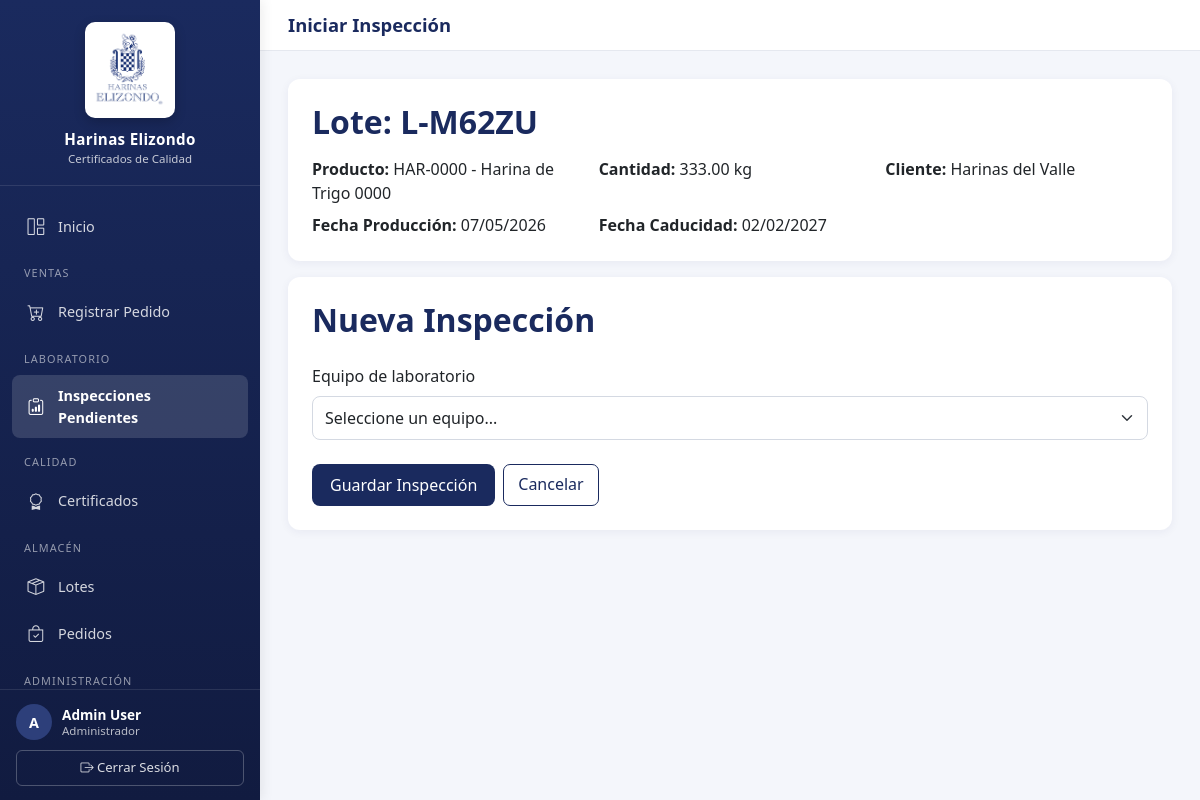
Page /laboratorio/lote/2/iniciar/ (signed in) on the committed database.
### certificados/models.py (models this page shows, shortened)
class Usuario(AbstractBaseUser, PermissionsMixin):
    ROLES = (
        ("lab", "Laboratorio"),
        ("aseguramineto calidad", "Aseguramiento Calidad"),
        ("control calidad", "Control calidad"),
        ("planta", "Planta"),
        ("operaciones", "Operaciones"),
        ("admin", "Administrador"),
    )
    nombre = models.CharField(max_length=120)
    correo = models.EmailField(max_length=120, unique=True)
    rol = models.CharField(max_length=30, choices=ROLES)
    is_active = models.BooleanField(default=True)
    is_staff = models.BooleanField(default=False)
    objects = UsuarioManager()
    USERNAME_FIELD = "correo"
    REQUIRED_FIELDS = ["nombre", "rol"]

class Lote(models.Model):
    pedido = models.ForeignKey(
        Pedido,
        on_delete=models.CASCADE,
        blank=True,
        null=True,
        related_name="lotes"
    )
    codigo_lote = models.CharField(max_length=50, default="L-TEMP")
    secuencia = models.CharField(max_length=1, default="A")
    producto = models.ForeignKey(
        Producto,
        on_delete=models.CASCADE,
        blank=True,
        null=True
    )
    cantidad = models.DecimalField(
        max_digits=10,
        decimal_places=2,
        blank=True,
        null=True
    )
    fecha_produccion = models.DateField(
        auto_now_add=True,
        blank=True,
        null=True
    )
    fecha_caducidad = models.DateField(
        blank=True,
        null=True
    )
    activo = models.BooleanField(default=True)

class Producto(models.Model):
    codigo = models.CharField(max_length=30, unique=True)
    nombre = models.CharField(max_length=150)
    descripcion = models.TextField(blank=True)
    activo = models.BooleanField(default=True)
    fecha_alta = models.DateTimeField(auto_now_add=True)
    def __str__(self):
        return f"{self.codigo} - {self.nombre}"

class Pedido(models.Model):
    ESTADOS = (
        ("pendiente", "Pendiente"),
        ("aceptado", "Aceptado"),
        ("rechazado", "Rechazado"),
        ("despachado", "Despachado"),
    )
    cliente = models.ForeignKey(Cliente, on_delete=models.CASCADE)
    producto = models.ForeignKey(
        Producto,
        on_delete=models.CASCADE,
        blank=True,
        null=True
    )
    cantidad = models.DecimalField(max_digits=10, decimal_places=2)
    fecha_pedido = models.DateTimeField(default=timezone.now)
    estado = models.CharField(max_length=20, choices=ESTADOS, default="pendiente")
    class Meta:
        indexes = [
            models.Index(fields=["cliente", "fecha_pedido"]),
        ]

class Cliente(models.Model):
    nombre = models.CharField(max_length=255)
    rfc = models.CharField(max_length=13, unique=True)
    direccion_fiscal_calle = models.CharField(max_length=150, blank=True, null=True)
    direccion_fiscal_numero = models.CharField(max_length=50, blank=True, null=True)
    direccion_fiscal_interior = models.CharField(max_length=50, blank=True, null=True)
    direccion_fiscal_colonia = models.CharField(max_length=100, blank=True, null=True)
    direccion_fiscal_codigo_postal = models.CharField(max_length=5, blank=True, null=True)
    direccion_fiscal_ciudad = models.CharField(max_length=100, blank=True, null=True)
    direccion_fiscal_estado = models.CharField(max_length=100, blank=True, null=True)
    direccion_entrega_calle = models.CharField(max_length=150, blank=True, null=True)
    direccion_entrega_numero = models.CharField(max_length=50, blank=True, null=True)
    direccion_entrega_interior = models.CharField(max_length=50, blank=True, null=True)
    direccion_entrega_colonia = models.CharField(max_length=100, blank=True, null=True)
    direccion_entrega_codigo_postal = models.CharField(max_length=5, blank=True, null=True)
    direccion_entrega_ciudad = models.CharField(max_length=100, blank=True, null=True)
    direccion_entrega_estado = models.CharField(max_length=100, blank=True, null=True)
    direccion_entrega_misma = models.BooleanField(default=True, help_text="Usar la misma dirección fiscal para entrega")
    contacto = models.CharField(max_length=100)
    correo_contacto = models.EmailField()
    requiere_certificado = models.BooleanField(default=True)
    clave_doc_especificaciones = models.CharField(
        max_length=80,
        blank=True,
        null=True,
        help_text="Clave del documento de especificaciones del cliente.",
    )
    activo = models.BooleanField(default=True)
    causa_baja = models.CharField(max_length=255, blank=True, null=True)
    fecha_baja = models.DateTimeField(blank=True, null=True)
    fecha_alta = models.DateTimeField(auto_now_add=True)

### certificados/views.py (the view, shortened to what this page needs)
# urls.py: path('laboratorio/lote/<int:lote_id>/iniciar/', views.IniciarInspeccionFromLoteView.as_view(), name='iniciar_inspeccion'),
class IniciarInspeccionFromLoteView(LoginRequiredMixin, RoleRequiredMixin, View):
    allowed_roles = ["lab"]
    def get(self, request, lote_id):
        lote = get_object_or_404(Lote, id=lote_id)
        equipos = Equipo.objects.filter(activo=True)
        parametros = Parametro.objects.filter(activo=True)
        cliente = None
        overrides = {}
        if lote.pedido and lote.pedido.cliente:
            cliente = lote.pedido.cliente
            for pc in cliente.parametros_cliente.filter(activo=True):
                overrides[pc.parametro_id] = (pc.ref_min, pc.ref_max)
        count = Inspeccion.objects.filter(lote=lote).count()
        letra = string.ascii_uppercase[count] if count < 26 else "Z"
        lote_id_short = lote.codigo_lote.replace("L-", "") if lote.codigo_lote else str(lote.id)
        inspeccion_clave = f"{letra}-{lote_id_short}"
        return render(request, "certificados/iniciar_inspeccion.html", {
            "lote": lote,
            "cliente": cliente,
            "equipos": equipos,
            "parametros": parametros,
            "parametros_global": parametros.filter(equipo__isnull=True),
            "parametros_alveograma": parametros.filter(equipo__tipo='alveografo'),
            "parametros_farinograma": parametros.filter(equipo__tipo='farinografo'),
            "inspeccion_clave": inspeccion_clave,
            "param_ref_overrides": overrides,
        })

### certificados/views.py (called while the page is built)
    def test_func(self):
        return self.request.user.is_authenticated and (
            self.request.user.rol in self.allowed_roles
            or self.request.user.rol == "admin"
        )

### certificados/templates/certificados/iniciar_inspeccion.html (shortened to what this page needs)
{% extends "base.html" %}
{% load custom_filters %}
{% block page_title %}Iniciar Inspección{% endblock %}
{% block content %}
<div class="card mb-3">
    <div class="card-body p-4">
        <h2 class="card-title mb-3">Lote: {{ lote.codigo_lote }}</h2>
        <div class="row">
            <div class="col-md-4"><strong>Producto:</strong> {{ lote.producto }}</div>
            <div class="col-md-4"><strong>Cantidad:</strong> {{ lote.cantidad }} kg</div>
            <div class="col-md-4"><strong>Cliente:</strong> {% if lote.pedido %}{{ lote.pedido.cliente.nombre }}{% else %}—{% endif %}</div>
            <div class="col-md-4 mt-2"><strong>Fecha Producción:</strong> {% if lote.fecha_produccion %}{{ lote.fecha_produccion|date:"d/m/Y" }}{% else %}—{% endif %}</div>
            <div class="col-md-4 mt-2"><strong>Fecha Caducidad:</strong> {% if lote.fecha_caducidad %}{{ lote.fecha_caducidad|date:"d/m/Y" }}{% else %}—{% endif %}</div>
        </div>
    </div>
</div>
<div class="card">
    <div class="card-body p-4">
        <h2 class="card-title mb-4">Nueva Inspección</h2>
        <form method="post" id="inspeccionForm">
            <div class="mb-4">
                <label for="equipo" class="form-label">Equipo de laboratorio</label>
                <select name="equipo" id="equipo" class="form-select" required onchange="toggleParametros()">
                    <option value="">Seleccione un equipo...</option>
                </select>
            </div>
            <div class="d-flex gap-2 mt-4">
                <button type="submit" class="btn-brand">Guardar Inspección</button>
                <a href="{% url 'iniciar_inspeccion_pendientes' %}" class="btn-brand-outline">Cancelar</a>
            </div>
        </form>
    </div>
</div>
{% endblock %}

### certificados/templates/base.html (shortened to what this page needs)
{% load static %}
<!DOCTYPE html>
<html lang="es">
<head>
    <link rel="stylesheet" href="https://cdn.jsdelivr.net/npm/bootstrap@5.3.0/dist/css/bootstrap.min.css">
    <link rel="stylesheet" href="https://cdn.jsdelivr.net/npm/bootstrap-icons@1.11.1/font/bootstrap-icons.css">
</head>
<body>
    <aside class="sidebar" id="sidebar">
        <div class="sidebar-header">
            <img src="{% static 'img/logo.webp' %}" alt="Harinas Elizondo">
            <h1>Harinas Elizondo</h1>
            <p>Certificados de Calidad</p>
        </div>
        <nav class="sidebar-nav">
            <a href="{% url 'home' %}" class="{% if request.resolver_match.url_name == 'home' %}active{% endif %}">
                <i class="bi bi-grid-1x2"></i> Inicio
            </a>
            {% if user.rol == 'ventas' or user.rol == 'admin' %}
            <div class="nav-section">Ventas</div>
            <a href="{% url 'registro_pedido' %}" class="{% if request.resolver_match.url_name == 'registro_pedido' %}active{% endif %}">
                <i class="bi bi-cart-plus"></i> Registrar Pedido
            </a>
            {% endif %}
            {% if user.rol == 'lab' or user.rol == 'admin' %}
            <div class="nav-section">Laboratorio</div>
            <a href="{% url 'iniciar_inspeccion_pendientes' %}" class="{% if request.resolver_match.url_name == 'iniciar_inspeccion_pendientes' or request.resolver_match.url_name == 'iniciar_inspeccion' or request.resolver_match.url_name == 'registro_resultados' or request.resolver_match.url_name == 'nueva_inspeccion' %}active{% endif %}">
                <i class="bi bi-clipboard-data"></i> Inspecciones Pendientes
            </a>
            {% endif %}
            {% if user.rol == 'calidad' or user.rol == 'admin' or user.rol == 'consulta' %}
            <div class="nav-section">Calidad</div>
            <a href="{% url 'certificados_list' %}" class="">
                <i class="bi bi-award"></i> Certificados
            </a>
            {% endif %}
            {% if user.rol == 'almacen' or user.rol == 'admin' %}
            <div class="nav-section">Almacén</div>
            <a href="{% url 'lote_list' %}" class="{% if request.resolver_match.url_name == 'lote_list' or request.resolver_match.url_name == 'lote_create' %}active{% endif %}">
                <i class="bi bi-box-seam"></i> Lotes
            </a>
            <a href="{% url 'pendientes_despacho' %}" class="{% if request.resolver_match.url_name == 'pendientes_despacho' or request.resolver_match.url_name == 'registrar_despacho' %}active{% endif %}">
                <i class="bi bi-bag-check"></i> Pedidos
            </a>
            {% endif %}
            {% if user.rol == 'admin' %}
            <div class="nav-section">Administración</div>
            {% endif %}
        </nav>
        <div class="sidebar-footer">
            {% if user.is_authenticated %}
            <div class="user-badge">
                <div class="user-avatar">{{ user.nombre|slice:":1"|upper }}</div>
                <div class="user-info">
                    <div class="name">{{ user.nombre }}</div>
                    <div class="role">{{ user.get_rol_display }}</div>
                </div>
            </div>
            <form method="post" action="{% url 'logout' %}">
                <button type="submit" class="logout-btn">
                    <i class="bi bi-box-arrow-right"></i> Cerrar Sesión
                </button>
            </form>
            {% endif %}
        </div>
    </aside>
    <div class="main-wrapper">
        <header class="topbar">
            <h1>{% block page_title %}Sistema de Certificados{% endblock %}</h1>
        </header>
        <main class="content">
            {% block content %}{% endblock %}
        </main>
    </div>
</body>
</html>

### certificados/templates/base.html (style rules this page uses)
:root { --brand-navy: #1a2a5e; --brand-navy-dark: #111b40; --brand-navy-light: #2d3f7a; --sidebar-width: 260px; --bg-soft: #f4f6fb; }
* { box-sizing: border-box; }
html, body { height: 100%; margin: 0; }
body { font-family: 'Segoe UI', Tahoma, sans-serif; background: var(--bg-soft); color: #2a2f3a; }
.sidebar { position: fixed; top: 0; left: 0; bottom: 0; width: var(--sidebar-width); background: linear-gradient(180deg, var(--brand-navy) 0%, var(--brand-navy-dark) 100%); color: #fff; display: flex; flex-direction: column; box-shadow: 2px 0 12px rgba(0,0,0,0.08); z-index: 1030; transition: transform 0.25s ease; }
.sidebar-header { padding: 22px 20px 18px; text-align: center; border-bottom: 1px solid rgba(255,255,255,0.1); }
.sidebar-header img { max-width: 90px; height: auto; background: #fff; padding: 8px; border-radius: 10px; box-shadow: 0 4px 12px rgba(0,0,0,0.2); }
.sidebar-header h1 { font-size: 0.95rem; margin: 12px 0 2px; font-weight: 600; letter-spacing: 0.3px; }
.sidebar-header p { margin: 0; font-size: 0.72rem; opacity: 0.75; }
.sidebar-nav { flex: 1; padding: 16px 12px; overflow-y: auto; }
.sidebar-nav .nav-section { font-size: 0.68rem; text-transform: uppercase; letter-spacing: 0.1em; opacity: 0.55; padding: 14px 12px 6px; }
.sidebar-nav a { display: flex; align-items: center; gap: 12px; padding: 10px 14px; margin: 2px 0; color: rgba(255,255,255,0.82); text-decoration: none; border-radius: 8px; font-size: 0.9rem; transition: all 0.15s ease; }
.sidebar-nav a.active { background: rgba(255,255,255,0.14); color: #fff; font-weight: 600; }
.sidebar-nav a i { font-size: 1.05rem; width: 20px; text-align: center; }
.sidebar-footer { padding: 14px 16px; border-top: 1px solid rgba(255,255,255,0.1); font-size: 0.85rem; }
.user-badge { display: flex; align-items: center; gap: 10px; margin-bottom: 10px; }
.user-avatar { width: 36px; height: 36px; border-radius: 50%; background: var(--brand-navy-light); display: flex; align-items: center; justify-content: center; font-weight: 600; font-size: 0.9rem; }
.user-info { line-height: 1.2; min-width: 0; }
.user-info .name { font-weight: 600; font-size: 0.85rem; white-space: nowrap; overflow: hidden; text-overflow: ellipsis; }
.user-info .role { font-size: 0.72rem; opacity: 0.7; text-transform: capitalize; }
.logout-btn { width: 100%; background: transparent; color: rgba(255,255,255,0.85); border: 1px solid rgba(255,255,255,0.25); padding: 7px; border-radius: 6px; font-size: 0.82rem; cursor: pointer; transition: all 0.15s ease; }
.main-wrapper { margin-left: var(--sidebar-width); min-height: 100vh; }
.topbar { background: #fff; padding: 14px 28px; border-bottom: 1px solid #e5e8ef; display: flex; align-items: center; justify-content: space-between; }
.topbar h1 { font-size: 1.15rem; margin: 0; color: var(--brand-navy); font-weight: 600; }
.content { padding: 28px; }
.card { border: none; border-radius: 12px; box-shadow: 0 2px 10px rgba(26, 42, 94, 0.06); }
.card-title { color: var(--brand-navy); font-weight: 600; }
.btn-brand { background: var(--brand-navy); color: #fff; border: none; padding: 9px 18px; border-radius: 8px; font-weight: 500; transition: background 0.15s ease; }
.btn-brand-outline { background: transparent; color: var(--brand-navy); border: 1px solid var(--brand-navy); padding: 7px 14px; border-radius: 7px; font-weight: 500; text-decoration: none; display: inline-block; }
.form-control, .form-select { border-radius: 8px; border: 1px solid #d4d9e2; padding: 9px 12px; }

### rows in the picture
Usuario: nombre "A", nombre "Admin User", rol "Administrador"
Lote: codigo_lote "L-M62ZU", producto "HAR-0000 - Harina de Trigo 0000", cantidad "333.00", pedido.cliente.nombre "Harinas del Valle", fecha_produccion "07/05/2026", fecha_caducidad "02/02/2027"
